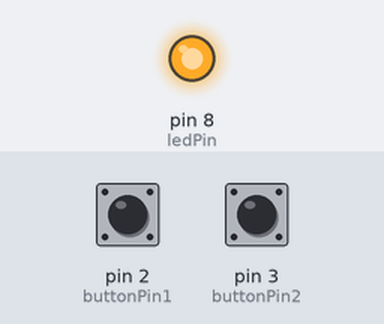
The sketch below on a simulated Arduino Uno, built with avr-gcc and run on an emulated ATmega328P. Shown: output pins drawn as LEDs (lit = HIGH). The inputs (shaded band) are chosen by the test bench; at power-on: pin 2 (buttonPin1) HIGH, pin 3 (buttonPin2) LOW.

Above: at 1.2 s.
1.3 s: pin 2 (buttonPin1) pulled LOW for 0.15 s
At 1.37 s:
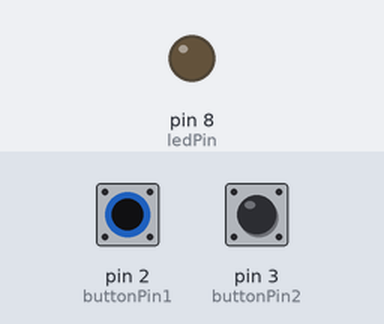
2.9 s: pin 2 (buttonPin1) pulled LOW for 3.2 s
At 6.8 s:
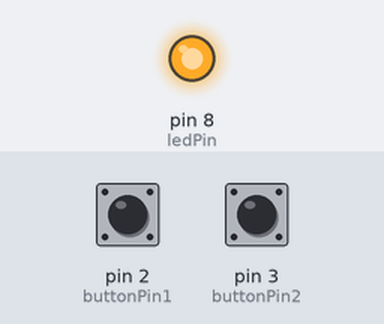
7.6 s: pin 3 (buttonPin2) pulled HIGH for 3.2 s
At 7.9 s:
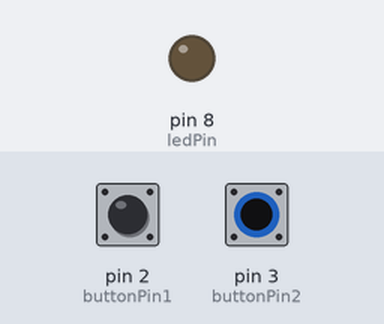
Timing chart, 0 to 12.3 s (numbered marks = the images above; inputs shaded):
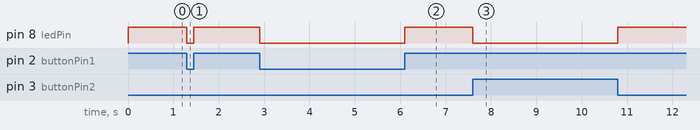

Measured:
- after the input at 1.3 s, pin 8 (ledPin): HIGH → LOW at once, → HIGH 0.15 s later
- after the input at 2.9 s, pin 8 (ledPin): HIGH → LOW at once, → HIGH 3.2 s later
- after the input at 7.6 s, pin 8 (ledPin): HIGH → LOW at once, → HIGH 3.2 s later

The sketch:

sketch12_03_xor.ino
```cpp
/* xorの練習 */

const int buttonPin1 = 2;
const int buttonPin2 = 3;
const int ledPin = 8;

void setup() {
  pinMode(ledPin, OUTPUT);
  pinMode(buttonPin1, INPUT);
  pinMode(buttonPin2, INPUT);
}

void loop() {
  int buttonState1 = digitalRead(buttonPin1);
  int buttonState2 = digitalRead(buttonPin2);

  if (buttonState1 != buttonState2) {
    digitalWrite(ledPin, HIGH);
  } else {
    digitalWrite(ledPin, LOW);
  }
}
```
